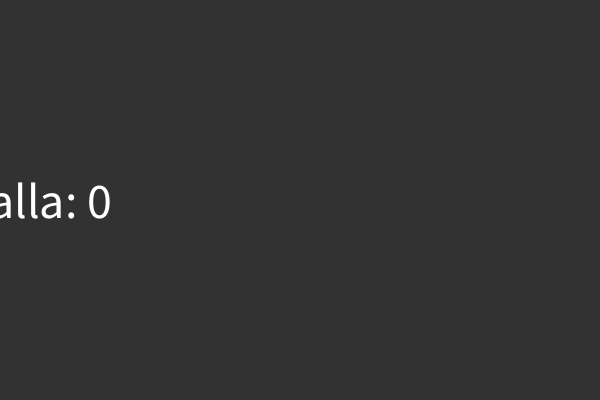
Frame 1 (no input)
Frame 60 (the mouse pressed at the canvas centre just before this capture): identical to frame 1, image omitted
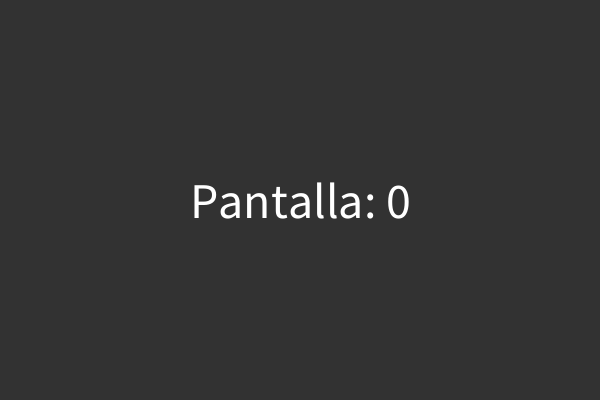
Frame 120 (the mouse held since frame 60 and released just before this capture)

The Processing sketch that drew these frames (run headless with seeded random() and noise(); from frame 60 on, the mouse is pressed at the canvas centre):

// Processing sketch: ej10d_tiempo_millis
// ── ej10d_tiempo_millis.pde

// TIEMPO v2: manejar la lógica de estados por tiempo con MILLIS

int pantalla;  //también podría ser tipo String
int marcaDelTiempo;
int tiempoDePantalla;

void setup() {
  size( 600, 400 );
  textSize( 50 );
  textAlign( CENTER, CENTER );

  //inicio en la primer pantalla
  pantalla = 0;
  marcaDelTiempo = 0;
  tiempoDePantalla = 5000;  //cantidad de segundos que quiero que dure la pantalla
}

void draw() {  //SEGMENTO el ciclo DRAW en 4 PANTALLAS
  background( 255 );
  //println( millis() );
  
  //-------------------------------------------------------------------------------------- ESTADO!
  if ( pantalla == 0 ) {
    background( 50 );
    text( "Pantalla: " + pantalla, mouseX, height/2 );
    
    //if( frameCount > (5*60) ){  //5 = segundos, 60 = frameRate (cuadros por segundo)
    if( millis()-marcaDelTiempo > tiempoDePantalla ){  //--------------------------------- EVENTO! CAMBIO DE ESTADO
      marcaDelTiempo = millis();  //IMPORTANTE: DEBO resetear la marcaDelTiempo
      pantalla = 1;
      println( "marcaDelTiempo: " + marcaDelTiempo );
    }
    
  //-------------------------------------------------------------------------------------- ESTADO!
  } else if ( pantalla == 1 ) {
    background( 100 );
    text( "Pantalla: " + pantalla, mouseX, height/2 );
    
    //if( frameCount > (10*60) ){
    if( millis()-marcaDelTiempo > tiempoDePantalla ){  //--------------------------------- EVENTO! CAMBIO DE ESTADO
      marcaDelTiempo = millis();  
      pantalla = 2;
      println( "marcaDelTiempo: " + marcaDelTiempo );
    }

  //-------------------------------------------------------------------------------------- ESTADO!
  } else if ( pantalla == 2 ) {
    background( 150 );
    text( "Pantalla: " + pantalla, mouseX, height/2 );

   
    //if( frameCount > (15*60) ){
    if( millis()-marcaDelTiempo > tiempoDePantalla ){  //--------------------------------- EVENTO! CAMBIO DE ESTADO
      marcaDelTiempo = millis();  
      pantalla = 3;
      println( "marcaDelTiempo: " + marcaDelTiempo );
    }
   
  //-------------------------------------------------------------------------------------- ESTADO!
  } else if ( pantalla == 3 ) {
    background( 200 );
    text( "Pantalla: " + pantalla, mouseX, height/2 );
    
    //if( frameCount > (20*60) ){
    if( millis()-marcaDelTiempo > tiempoDePantalla ){  //--------------------------------- EVENTO! CAMBIO DE ESTADO
      marcaDelTiempo = millis();  
      pantalla = 0;  //acá SI vuelvo a la primer pantalla (modo loop )
      println( "marcaDelTiempo: " + marcaDelTiempo );
    }
    
  }
  
  
}
